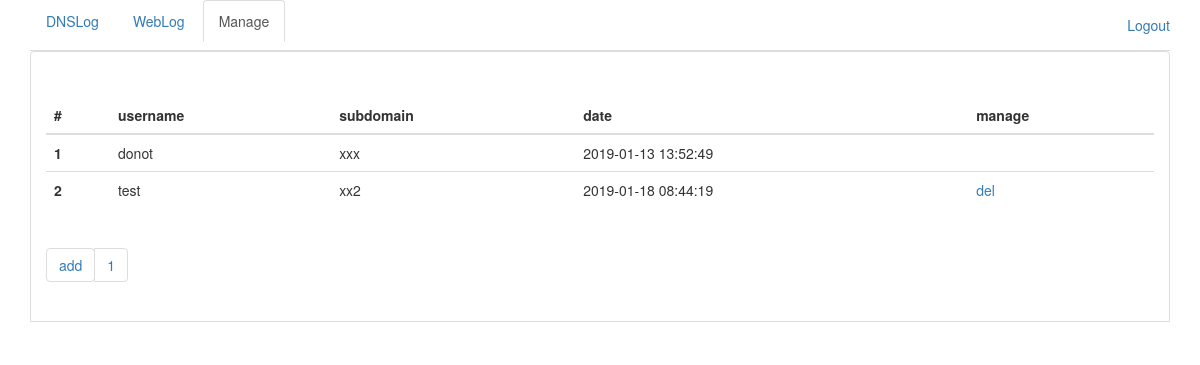
The page /logview/manage (signed in) on the database as committed earlier.
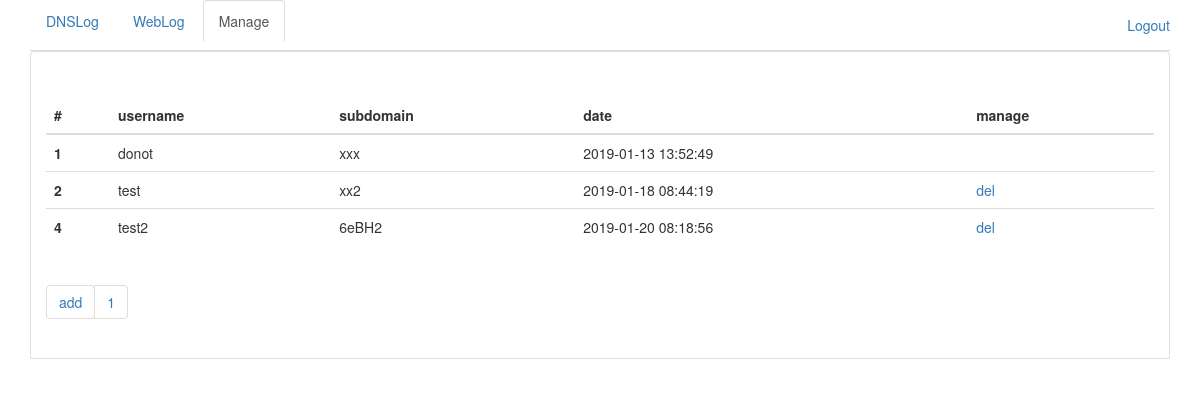
The same page on the database as committed later.
### logview/models.py (models this page shows)
class UserSubDomain(models.Model):
	user = models.ForeignKey(User, on_delete=models.CASCADE)
	subdomain = models.CharField(max_length=128)
	status = models.IntegerField('status')
	add_time = models.DateTimeField('time added', auto_now_add=True)
	class Meta:
		ordering = ['add_time']

### logview/views.py (the view)
# urls.py: path('manage', views.manage, name='manage'),
@login_required(login_url='/logview/login')
def manage(request):
	user = request.user
	if user.is_superuser:
		vardict = {}
		userpage = getpage(request.GET.get("userpage", 1))
		paginator = Paginator(UserSubDomain.objects.all(), 10)
		try:
			users = paginator.page(userpage)
		except (EmptyPage, InvalidPage, PageNotAnInteger):
			userpage = paginator.num_pages
			users = paginator.page(paginator.num_pages)
		vardict['type'] = 'manage'
		vardict['userpage'] = userpage
		vardict['pagerange'] = paginator.page_range
		vardict['users'] = users
		vardict['numpages'] = paginator.num_pages
		return render(request, 'logview/manage.html', vardict)
	else:
		return redirect('/logview/dnslog')

### logview/views.py (called while the page is built)
def getpage(p):
    try:
        page = int(p)
        if page < 1:
            page = 1
    except ValueError:
        page = 1
    return page

### logview/templates/logview/manage.html (shortened to what this page needs)
<!DOCTYPE html>
<html lang="zh-CN">
<head>
    <link href="//cdn.bootcss.com/bootstrap/3.3.5/css/bootstrap.min.css" rel="stylesheet">
    <link href="/static/main.css" rel="stylesheet">
</head>
<body>
    <div class="container">
        <ul class="nav nav-tabs">
          <li role="presentation" {% ifequal type 'dns'%}class="active"{% endifequal%}><a href="/logview/dnslog">DNSLog</a></li>
          <li role="presentation" {% ifequal type 'web'%}class="active"{% endifequal%}><a href="/logview/weblog">WebLog</a></li>
          <li role="presentation" {% ifequal type 'manage'%}class="active"{% endifequal%}><a href="/logview/manage">Manage</a></li>
          <ul class="nav navbar-nav navbar-right">
            <li><a href="/logview/logout">Logout</a></li>
          </ul>
        </ul>
        {% ifequal type 'manage'%}
        <div class="bs" data-example-id="hoverable-table">
            <table class="table table-hover">
              <thead>
                <tr>
                  <th>#</th>
                  <th>username</th>
                  <th>subdomain</th>
                  <th>date</th>
                  <th>manage</th>
                </tr>
              </thead>
              <tbody>
                {% for user in users %}
                <tr>
                <th scope="row">{{user.id}}</th>
                <td>{{ user.user }}</td>
                <td>{{ user.subdomain }}</td>
                <td>{{ user.add_time|date:'Y-m-d H:i:s' }}</td>
                <td>
                  {% ifnotequal user.id 1%}
                  <a href="#" onclick="delUser({{user.user.id}})">del</a></td>
                  {% endifnotequal %}
                </tr>
                {% endfor %}
              </tbody>
            </table>
            <nav>
              <ul class="pagination">
                <li><a class="btn btn-default" href="#" role="button" onclick="showAddModal()">add</a></li>
                {% for range in pagerange %}
                <li><a href="/logview/manage?userpage={{range}}">{{range}}</a></li>
                {% endfor %}
              </ul>
            </nav>
        </div>
        {% endifequal%}
    </div>
</body>
</html>

### logview/static/main.css (style rules this page uses)
.bs { position: relative; padding: 45px 15px 15px; margin: 0 -15px 15px; border-color: #e5e5e5 #eee #eee; border-style: solid; border-width: 1px 0; -webkit-box-shadow: inset 0 3px 6px rgba(0,0,0,.05); box-shadow: inset 0 3px 6px rgba(0,0,0,.05) }
@media (min-width: 768px) { .bs { margin-right:0; margin-left: 0; background-color: #fff; border-color: #ddd; border-width: 1px; border-radius: 4px 4px 0 0; -webkit-box-shadow: none; box-shadow: none } }

Rows that differ between the two databases and show on the page:
added UserSubDomain: id "4", user "test2", subdomain "6eBH2", add_time "2019-01-20 08:18:56"
